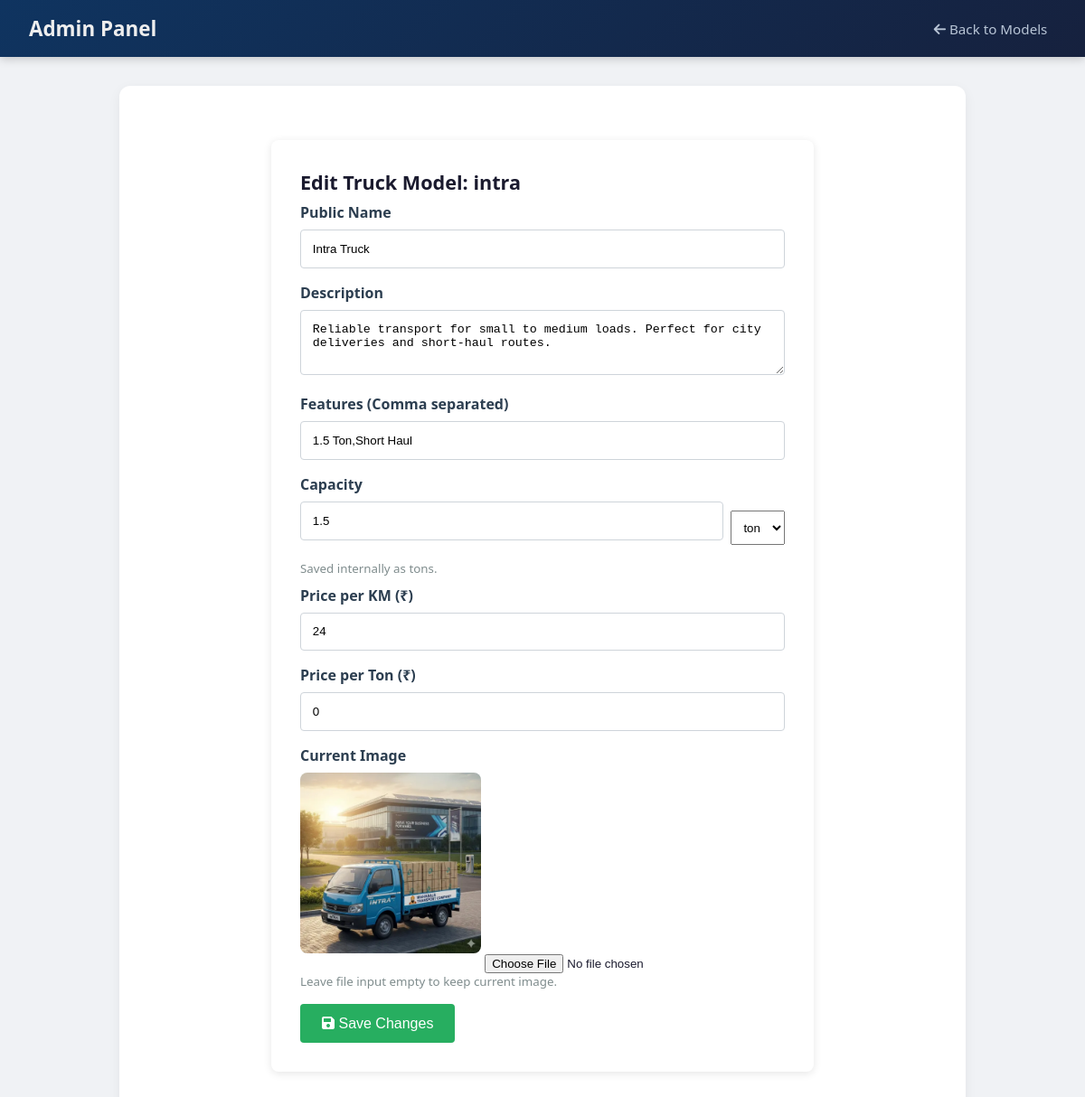
/VARUN/edit_truck_rate.php?id=1 (signed in), run on the app's committed database.
### tables this page shows
CREATE TABLE `truck_rates` (
  `id` INT(11) NOT NULL AUTO_INCREMENT,
  `truck_key` VARCHAR(50) NOT NULL,
  `name` VARCHAR(100) NOT NULL,
  `description` TEXT,
  `image_path` VARCHAR(255) DEFAULT 'default.jpg',
  `features` TEXT COMMENT 'Comma separated features',
  `capacity_ton` DECIMAL(10,2) NOT NULL DEFAULT 1.00,
  `price_per_km` INT(11) NOT NULL,
  `price_per_ton` DECIMAL(10,2) NOT NULL DEFAULT 0.00,
  PRIMARY KEY (`id`)
);

### VARUN/edit_truck_rate.php (the view, shortened to what this page needs)
<?php
require_once __DIR__ . '/../connect.php';
$id = (int)($_GET['id'] ?? 0);
$is_new = ($id === 0);
$truck = [];
if (!$is_new) {
    $stmt = $conn->prepare("SELECT * FROM truck_rates WHERE id = ?");
    $stmt->bind_param("i", $id);
    $stmt->execute();
    $truck = $stmt->get_result()->fetch_assoc();
}
?>
<!DOCTYPE html>
<html lang="en">
<head>
    <link rel="stylesheet" href="admin_truck_rates.css">
    <link rel="stylesheet" href="https://cdnjs.cloudflare.com/ajax/libs/font-awesome/6.0.0/css/all.min.css">
</head>
<body>
    <header class="admin-header">
        <h1>Admin Panel</h1>
        <nav class="admin-nav">
            <a href="truck_rates.php"><i class="fas fa-arrow-left"></i> Back to Models</a>
        </nav>
    </header>
    <main class="rates-main">
        <section class="rates-section">
            <div class="edit-form">
                <h2><?= $is_new ? '<i class="fas fa-plus"></i> Add New Truck Model' : 'Edit Truck Model: ' . htmlspecialchars($truck['truck_key']) ?></h2>
                <form method="post" enctype="multipart/form-data">
                    <label>Public Name</label>
                    <input type="text" name="name" value="<?= htmlspecialchars($truck['name'] ?? ucfirst($truck['truck_key'])) ?>" required>
                    <label>Description</label>
                    <textarea name="description" rows="3"><?= htmlspecialchars($truck['description'] ?? '') ?></textarea>
                    <label>Features (Comma separated)</label>
                    <input type="text" name="features" value="<?= htmlspecialchars($truck['features'] ?? '') ?>" placeholder="e.g. 1.5 Ton, Short Haul, AC">
                    <label>Capacity</label>
                    <div style="display:flex; gap:8px; align-items:center;">
                        <input type="number" step="0.01" name="capacity_qty" value="<?= (float)($truck['capacity_ton'] ?? 1.0) ?>" required style="flex:1;">
                        <select name="capacity_unit" style="padding:0.6rem;">
                            <option value="ton" selected>ton</option>
                        </select>
                    </div>
                    <small style="color:#7f8c8d; display:block; margin:6px 0 10px;">Saved internally as tons.</small>
                    <label>Price per KM (₹)</label>
                    <input type="number" step="1" name="price_per_km" value="<?= (int)$truck['price_per_km'] ?>" required>
                    <label>Price per Ton (₹)</label>
                    <input type="number" step="0.01" name="price_per_ton" value="<?= (float)$truck['price_per_ton'] ?>" required>
                    <label>Current Image</label>
                    <?php if(!empty($truck['image_path'])): ?>
                        <img src="../Images/optimized/trucks/<?= htmlspecialchars($truck['image_path']) ?>" alt="Truck Image">
                    <?php endif; ?>
                    <input type="file" name="image" accept="image/*">
                    <small style="display:block; margin-bottom:1rem; color:#7f8c8d;">Leave file input empty to keep current image.</small>
                    <button type="submit"><i class="fas fa-save"></i> Save Changes</button>
                </form>
            </div>
        </section>
    </main>
</body>
</html>

### VARUN/admin_truck_rates.css (style rules this page uses)
* { box-sizing: border-box; }
body { margin: 0; font-family: 'Segoe UI', system-ui, sans-serif; background: #f0f2f5; color: #1a1a2e; }
.admin-header { background: linear-gradient(135deg, #0f3460 0%, #16213e 100%); color: #eee; padding: 1rem 2rem; display: flex; align-items: center; justify-content: space-between; flex-wrap: wrap; gap: 1rem; box-shadow: 0 2px 10px rgba(0, 0, 0, 0.2); }
.admin-header h1 { margin: 0; font-size: 1.4rem; font-weight: 600; }
.admin-nav { display: flex; align-items: center; gap: 1.25rem; flex-wrap: wrap; }
.admin-nav a { color: #b8c5d6; text-decoration: none; font-size: 0.95rem; padding: 0.35rem 0.6rem; border-radius: 4px; transition: background 0.2s, color 0.2s; }
.rates-main { max-width: 1000px; margin: 0 auto; padding: 2rem; }
.rates-section { background: #fff; border-radius: 12px; padding: 1.75rem; box-shadow: 0 4px 14px rgba(0, 0, 0, 0.06); }
.rates-section h2 { margin: 0 0 0.5rem 0; font-size: 1.35rem; color: #1a1a2e; }

### VARUN/edit_truck_rate.php (style rules this page uses)
.edit-form { max-width: 600px; margin: 2rem auto; background: white; padding: 2rem; border-radius: 8px; box-shadow: 0 2px 10px rgba(0,0,0,0.1); }
.edit-form label { display: block; margin-bottom: 0.5rem; font-weight: 600; color: #2c3e50; }
.edit-form input[type="text"], .edit-form input[type="number"], .edit-form textarea { width: 100%; padding: 0.8rem; margin-bottom: 1rem; border: 1px solid #ced4da; border-radius: 4px; }
.edit-form img { max-width: 200px; border-radius: 8px; margin-bottom: 1rem; }
.edit-form button { background: #27ae60; color: white; border: none; padding: 0.8rem 1.5rem; cursor: pointer; border-radius: 4px; font-size: 1rem; }

### data on the page
truck_rates: truck_key "intra", name "Intra Truck", description "Reliable transport for small to medium loads. Perfect for city deliveries and short-haul routes.", features "1.5 Ton,Short Haul", capacity_qty "1.5", price_per_km "24", price_per_ton "0", image_path (picture)
